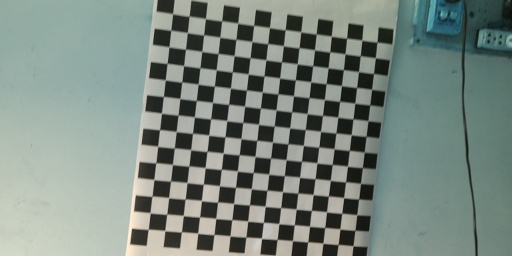
#> input picture cali/auto_1774944700_1.jpg, 512 x 256 px; its folder holds 4 pictures in this run
$ python 2_get_intrinsic.py
#> lines starting #> are read from the running program, lines starting #| are printed output that depends on the picture
import cv2
import numpy as np
import glob
import os
import math
import common

INPUT_DIR = "cali"
OUTPUT_FILE = "realsense_calib.npz"


# Prepare object points (X, Y, 0)
objp = np.zeros((common.CHECKERBOARD_SIZE[0] * common.CHECKERBOARD_SIZE[1], 3), np.float32)
objp[:, :2] = np.mgrid[0:common.CHECKERBOARD_SIZE[0], 0:common.CHECKERBOARD_SIZE[1]].T.reshape(-1, 2)
objp *= common.CHECKERBOARD_SQUARE_SIZE

objpoints, imgpoints, filenames = [], [], []
images = glob.glob(f"{INPUT_DIR}/*.jpg")

if not images:
    print(f"Error: No images found in {INPUT_DIR}!")
    exit()

print(f"Processing {len(images)} images...")
img_size = None

for fname in images:
    img = cv2.imread(fname)
#> img is the input picture: shape (256, 512, 3); mean B, G, R 127.9, 135.3, 122.7
    gray = cv2.cvtColor(img, cv2.COLOR_BGR2GRAY)
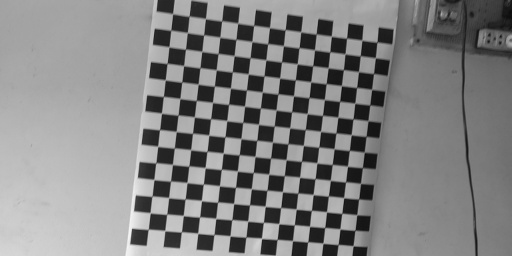
#> gray: shape (256, 512); min 12, max 245, mean 130.7
    if img_size is None: img_size = gray.shape[::-1]
#> img_size = (512, 256)

    ret, corners = cv2.findChessboardCorners(gray, common.CHECKERBOARD_SIZE, None)
#> ret = True; corners = 196 rows, first 8: [172.7, 13.46], [189.2, 16.3], [205.5, 18.55], [221.6, 21.03], [237.6, 23.3], [253.6, 25.62], [269.5, 27.7], [285.1, 29.43]
    if ret:
        criteria = (cv2.TERM_CRITERIA_EPS + cv2.TERM_CRITERIA_MAX_ITER, 30, 0.001)
        corners2 = cv2.cornerSubPix(gray, corners, (11, 11), (-1, -1), criteria)
#> corners2 = 196 rows, first 8: [172.6, 13.69], [189.1, 16.29], [205.4, 18.57], [221.6, 20.86], [237.7, 23.17], [253.6, 25.4], [269.5, 27.57], [285.1, 29.73]
        objpoints.append(objp)
        imgpoints.append(corners2)
        filenames.append(os.path.basename(fname))
        print(f" [+] Success: {filenames[-1]}")
#> pass 2 of the loop `for fname in images:`:
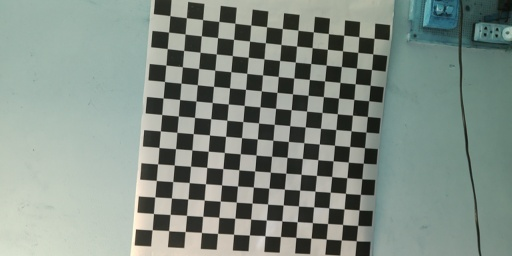
#> input picture cali/auto_1774944701_2.jpg, 512 x 256 px
#> img is the input picture: shape (256, 512, 3); mean B, G, R 133.3, 141.6, 129.9
#> `gray = cv2.cvtColor(img, cv2.COLOR_BGR2GRAY)`:
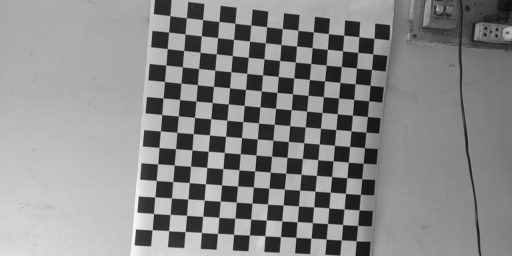
#> gray: shape (256, 512); min 12, max 252, mean 137.2
#> corners = 196 rows, first 8: [170.1, 15.56], [186.4, 17.63], [202.6, 19.59], [218.6, 21.35], [235, 23.2], [250.7, 24.95], [266.5, 26.66], [282.4, 28.58]
#> corners2 = 196 rows, first 8: [169.9, 15.64], [186.4, 17.71], [202.6, 19.57], [218.8, 21.43], [234.8, 23.27], [250.7, 25], [266.6, 26.75], [282.3, 28.51]
#> pass 3 of the loop `for fname in images:`:
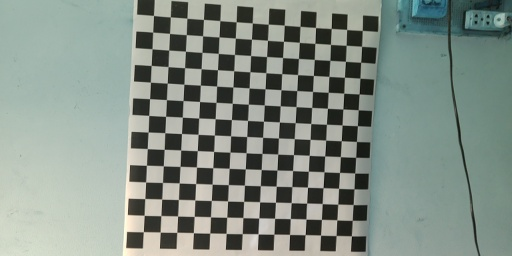
#> input picture cali/auto_1774944702_3.jpg, 512 x 256 px
#> img is the input picture: shape (256, 512, 3); mean B, G, R 134.1, 142.4, 131.2
#> `gray = cv2.cvtColor(img, cv2.COLOR_BGR2GRAY)`:
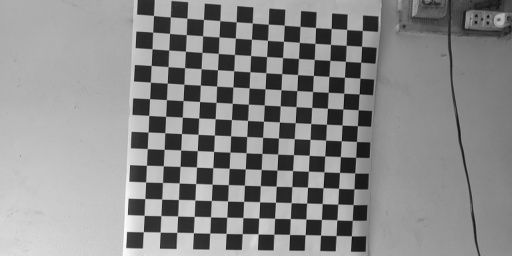
#> gray: shape (256, 512); min 13, max 253, mean 138.1
#> corners = 196 rows, first 8: [153.6, 15.37], [170.3, 17.01], [186.8, 18.33], [203.4, 19.37], [220, 20.58], [236.2, 21.85], [252.3, 22.91], [268.3, 24.23]
#> corners2 = 196 rows, first 8: [153.5, 15.47], [170.3, 16.9], [186.9, 18.2], [203.5, 19.42], [219.8, 20.62], [236.1, 21.78], [252.3, 22.94], [268.2, 24.19]
#> the loop made 4 passes; the first 3 are shown

# --- 1. RUN INTRINSIC CALIBRATION ---
if len(objpoints) > 10:
    ret, mtx, dist, rvecs, tvecs = cv2.calibrateCamera(objpoints, imgpoints, img_size, None, None)
    np.savez(OUTPUT_FILE, mtx=mtx, dist=dist)

    h_fov, v_fov = common.calculate_fov(mtx)
    print("-" * 30)
    print(f"CALIBRATION COMPLETE (RMS: {ret:.4f})")
    print(f"FOV: {h_fov:.2f}H x {v_fov:.2f}V")
else:
    print("Error: Need at least 10 valid images.")
